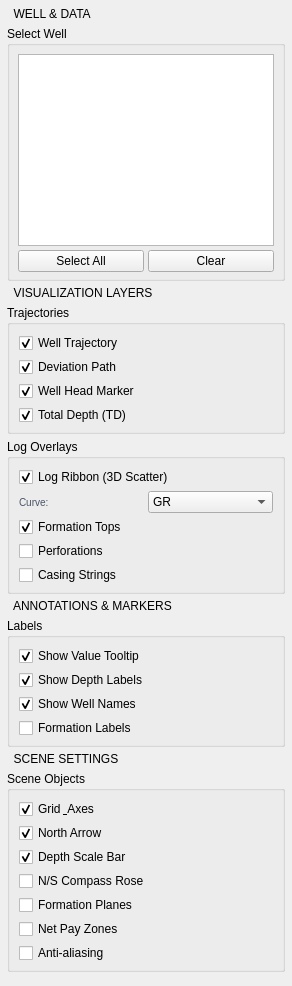
         <widget class="QWidget" name="leftScrollContent">
          <layout class="QVBoxLayout" name="leftScrollLayout">
           <property name="spacing"><number>5</number></property>
           <property name="leftMargin"><number>7</number></property>
           <property name="topMargin"><number>7</number></property>
           <property name="rightMargin"><number>7</number></property>
           <property name="bottomMargin"><number>7</number></property>

           <!-- WELL & DATA Section -->
           <item>
            <widget class="QLabel" name="lblWellsHeader">
             <property name="text"><string>  WELL &amp; DATA</string></property>
             <property name="sectionHeader" stdset="0"><bool>true</bool></property>
            </widget>
           </item>

           <item>
            <widget class="QGroupBox" name="grpWellSelect">
             <property name="title"><string>Select Well</string></property>
             <layout class="QVBoxLayout">
              <property name="spacing"><number>4</number></property>
              <property name="leftMargin"><number>8</number></property>
              <property name="topMargin"><number>8</number></property>
              <property name="rightMargin"><number>8</number></property>
              <property name="bottomMargin"><number>6</number></property>
              <item>
               <widget class="QListWidget" name="listWells">
                <property name="maximumHeight"><number>90</number></property>
                <property name="selectionMode"><enum>QAbstractItemView::MultiSelection</enum></property>
                <property name="toolTip"><string>Select wells (multi-select)</string></property>
               </widget>
              </item>
              <item>
               <layout class="QHBoxLayout">
                <property name="spacing"><number>4</number></property>
                <item>
                 <widget class="QPushButton" name="btnSelectAllWells">
                  <property name="text"><string>Select All</string></property>
                  <property name="maximumHeight"><number>22</number></property>
                 </widget>
                </item>
                <item>
                 <widget class="QPushButton" name="btnClearWells">
                  <property name="text"><string>Clear</string></property>
                  <property name="maximumHeight"><number>22</number></property>
                 </widget>
                </item>
               </layout>
              </item>
             </layout>
            </widget>
           </item>

           <!-- VISUALIZATION LAYERS -->
           <item>
            <widget class="QLabel" name="lblLayersHeader">
             <property name="text"><string>  VISUALIZATION LAYERS</string></property>
             <property name="sectionHeader" stdset="0"><bool>true</bool></property>
            </widget>
           </item>

           <item>
            <widget class="QGroupBox" name="grpTrajectories">
             <property name="title"><string>Trajectories</string></property>
             <layout class="QVBoxLayout">
              <property name="spacing"><number>4</number></property>
              <property name="leftMargin"><number>9</number></property>
              <property name="topMargin"><number>8</number></property>
              <property name="rightMargin"><number>9</number></property>
              <property name="bottomMargin"><number>6</number></property>
              <item><widget class="QCheckBox" name="chkShowTrajectory">
               <property name="text"><string>Well Trajectory</string></property>
               <property name="checked"><bool>true</bool></property>
              </widget></item>
              <item><widget class="QCheckBox" name="chkShowDeviation">
               <property name="text"><string>Deviation Path</string></property>
               <property name="checked"><bool>true</bool></property>
              </widget></item>
              <item><widget class="QCheckBox" name="chkShowWellHead">
               <property name="text"><string>Well Head Marker</string></property>
               <property name="checked"><bool>true</bool></property>
              </widget></item>
              <item><widget class="QCheckBox" name="chkShowTD">
               <property name="text"><string>Total Depth (TD)</string></property>
               <property name="checked"><bool>true</bool></property>
              </widget></item>
             </layout>
            </widget>
           </item>

           <item>
            <widget class="QGroupBox" name="grpLogOverlays">
             <property name="title"><string>Log Overlays</string></property>
             <layout class="QVBoxLayout">
              <property name="spacing"><number>4</number></property>
              <property name="leftMargin"><number>9</number></property>
              <property name="topMargin"><number>8</number></property>
              <property name="rightMargin"><number>9</number></property>
              <property name="bottomMargin"><number>6</number></property>
              <item><widget class="QCheckBox" name="chkShowLogRibbon">
               <property name="text"><string>Log Ribbon (3D Scatter)</string></property>
               <property name="checked"><bool>true</bool></property>
              </widget></item>
              <item>
               <layout class="QHBoxLayout">
                <item><widget class="QLabel" name="lblOverlayCurve">
                 <property name="text"><string>Curve:</string></property>
                 <property name="styleSheet"><string>font-size:10px;color:#4A5568;</string></property>
                </widget></item>
                <item><widget class="QComboBox" name="cmbOverlayCurve">
                 <item><property name="text"><string>GR</string></property></item>
                 <item><property name="text"><string>RHOB</string></property></item>
                 <item><property name="text"><string>NPHI</string></property></item>
                 <item><property name="text"><string>RT / ILD</string></property></item>
                 <item><property name="text"><string>DT / DTCO</string></property></item>
                 <item><property name="text"><string>CALI</string></property></item>
                 <item><property name="text"><string>SP</string></property></item>
                 <item><property name="text"><string>Vshale</string></property></item>
                 <item><property name="text"><string>PHIE</string></property></item>
                 <item><property name="text"><string>Sw</string></property></item>
                </widget></item>
               </layout>
              </item>
              <item><widget class="QCheckBox" name="chkShowFormationTops">
               <property name="text"><string>Formation Tops</string></property>
               <property name="checked"><bool>true</bool></property>
              </widget></item>
              <item><widget class="QCheckBox" name="chkShowPerforations">
               <property name="text"><string>Perforations</string></property>
               <property name="checked"><bool>false</bool></property>
              </widget></item>
              <item><widget class="QCheckBox" name="chkShowCasing">
               <property name="text"><string>Casing Strings</string></property>
               <property name="checked"><bool>false</bool></property>
              </widget></item>
             </layout>
            </widget>
           </item>

           <!-- ANNOTATIONS & MARKERS -->
           <item>
            <widget class="QLabel" name="lblAnnotationsHeader">
             <property name="text"><string>  ANNOTATIONS &amp; MARKERS</string></property>
             <property name="sectionHeader" stdset="0"><bool>true</bool></property>
            </widget>
           </item>

           <item>
            <widget class="QGroupBox" name="grpAnnotations">
             <property name="title"><string>Labels</string></property>
             <layout class="QVBoxLayout">
              <property name="spacing"><number>4</number></property>
              <property name="leftMargin"><number>9</number></property>
              <property name="topMargin"><number>8</number></property>
              <property name="rightMargin"><number>9</number></property>
              <property name="bottomMargin"><number>6</number></property>
              <item><widget class="QCheckBox" name="chkShowValueLabels">
               <property name="text"><string>Show Value Tooltip</string></property>
               <property name="checked"><bool>true</bool></property>
              </widget></item>
              <item><widget class="QCheckBox" name="chkShowDepthLabels">
               <property name="text"><string>Show Depth Labels</string></property>
               <property name="checked"><bool>true</bool></property>
              </widget></item>
              <item><widget class="QCheckBox" name="chkShowWellNames">
               <property name="text"><string>Show Well Names</string></property>
               <property name="checked"><bool>true</bool></property>
              </widget></item>
              <item><widget class="QCheckBox" name="chkShowFormationLabels">
               <property name="text"><string>Formation Labels</string></property>
               <property name="checked"><bool>false</bool></property>
              </widget></item>
             </layout>
            </widget>
           </item>

           <!-- SCENE SETTINGS -->
           <item>
            <widget class="QLabel" name="lblSceneHeader">
             <property name="text"><string>  SCENE SETTINGS</string></property>
             <property name="sectionHeader" stdset="0"><bool>true</bool></property>
            </widget>
           </item>

           <item>
            <widget class="QGroupBox" name="grpSceneObjects">
             <property name="title"><string>Scene Objects</string></property>
             <layout class="QVBoxLayout">
              <property name="spacing"><number>4</number></property>
              <property name="leftMargin"><number>9</number></property>
              <property name="topMargin"><number>8</number></property>
              <property name="rightMargin"><number>9</number></property>
              <property name="bottomMargin"><number>6</number></property>
              <item><widget class="QCheckBox" name="chkShowReferenceGrid">
               <property name="text"><string>Grid &amp; Axes</string></property>
               <property name="checked"><bool>true</bool></property>
              </widget></item>
              <item><widget class="QCheckBox" name="chkShowAxes">
               <property name="text"><string>North Arrow</string></property>
               <property name="checked"><bool>true</bool></property>
              </widget></item>
              <item><widget class="QCheckBox" name="chkShowDepthScale">
               <property name="text"><string>Depth Scale Bar</string></property>
               <property name="checked"><bool>true</bool></property>
              </widget></item>
              <item><widget class="QCheckBox" name="chkShowCompass">
               <property name="text"><string>N/S Compass Rose</string></property>
               <property name="checked"><bool>false</bool></property>
              </widget></item>
              <item><widget class="QCheckBox" name="chkShowFormationPlanes">
               <property name="text"><string>Formation Planes</string></property>
               <property name="checked"><bool>false</bool></property>
              </widget></item>
              <item><widget class="QCheckBox" name="chkShowPayZones">
               <property name="text"><string>Net Pay Zones</string></property>
               <property name="checked"><bool>false</bool></property>
              </widget></item>
              <item><widget class="QCheckBox" name="chkSSAO">
               <property name="text"><string>Anti-aliasing</string></property>
               <property name="checked"><bool>false</bool></property>
              </widget></item>
             </layout>
            </widget>
           </item>

           <item>
            <spacer name="leftPanelSpacer">
             <property name="orientation"><enum>Qt::Vertical</enum></property>
             <property name="sizeType"><enum>QSizePolicy::Expanding</enum></property>
            </spacer>
           </item>

          </layout>
         </widget>
